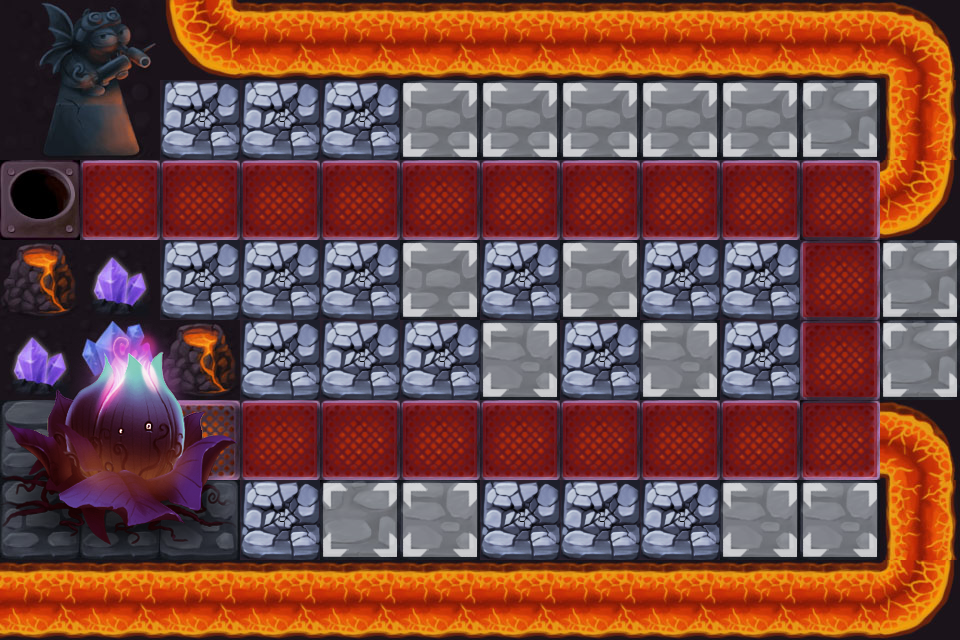

The image is a tile-based game level rendered from a .tmx file. Its description and source (layers, tilesets, objects; grid data summarised) follow:
An orthogonal 12x8 tile map with 80x80 px tiles, 5 tile layers (BACKGROUND1, SEEDLAYER, Meta, Towerface, ...), 6 tilesets and 6 objects (WayPoint00, WayPoint01, WayPoint02, WayPoint03, SeedsPos, ...).

<map version="1.0" orientation="orthogonal" width="12" height="8" tilewidth="80" tileheight="80">
 <tileset firstgid="1" name="build" tilewidth="80" tileheight="80">
  <image source="build.png" width="80" height="80" />
  <tile id="0">
   <properties>
    <property name="buildable" value="1" />
   </properties>
  </tile>
 </tileset>
 <tileset firstgid="2" name="road" tilewidth="80" tileheight="80">
  <image source="road.png" width="80" height="80" />
  <tile id="0">
   <properties>
    <property name="skillable" value="1" />
   </properties>
  </tile>
 </tileset>
 <tileset firstgid="3" name="rebuild_4" tilewidth="80" tileheight="80">
  <image source="rebuild_4.png" width="400" height="160" />
  <tile id="0">
   <properties>
    <property name="rebuildable" value="31" />
   </properties>
  </tile>
  <tile id="1">
   <properties>
    <property name="rebuildable" value="32" />
   </properties>
  </tile>
  <tile id="2">
   <properties>
    <property name="rebuildable" value="33" />
   </properties>
  </tile>
  <tile id="3">
   <properties>
    <property name="rebuildable" value="34" />
   </properties>
  </tile>
  <tile id="4">
   <properties>
    <property name="rebuildable" value="35" />
   </properties>
  </tile>
  <tile id="5">
   <properties>
    <property name="rebuildable" value="36" />
   </properties>
  </tile>
  <tile id="6">
   <properties>
    <property name="rebuildable" value="37" />
   </properties>
  </tile>
  <tile id="7">
   <properties>
    <property name="rebuildable" value="38" />
   </properties>
  </tile>
  <tile id="8">
   <properties>
    <property name="rebuildable" value="39" />
   </properties>
  </tile>
  <tile id="9">
   <properties>
    <property name="rebuildable" value="40" />
   </properties>
  </tile>
 </tileset>
 <tileset firstgid="13" name="41" tilewidth="80" tileheight="80">
  <image source="41.png" width="480" height="480" />
 </tileset>
 <tileset firstgid="49" name="42" tilewidth="80" tileheight="80">
  <image source="42.png" width="240" height="240" />
 </tileset>
 <tileset firstgid="58" name="4geduan" tilewidth="80" tileheight="80">
  <image source="4geduan.png" width="160" height="240" />
 </tileset>
 <layer name="BACKGROUND1" width="12" height="8">
  <data>[96 cells, 96 non-empty, 21 distinct tile ids]</data>
 </layer>
 <layer name="SEEDLAYER" width="12" height="8">
  <data>[96 cells, 9 non-empty, 9 distinct tile ids]</data>
 </layer>
 <layer name="Meta" width="12" height="8">
  <data>[96 cells, 34 non-empty, 1 distinct tile ids]</data>
 </layer>
 <layer name="Towerface" width="12" height="8">
  <data>[96 cells, 20 non-empty, 1 distinct tile ids]</data>
 </layer>
 <layer name="Rebuild" width="12" height="8">
  <data>[96 cells, 18 non-empty, 1 distinct tile ids]</data>
 </layer>
 <objectgroup name="Objects" width="12" height="8">
  <object name="WayPoint00" x="40" y="200" />
  <object name="WayPoint01" x="840" y="200" />
  <object name="WayPoint02" x="840" y="440" />
  <object name="WayPoint03" x="200" y="440" />
  <object name="SeedsPos" x="40" y="360" />
  <object name="RapidSoliderPos" x="40" y="120" />
 </objectgroup>
</map>
